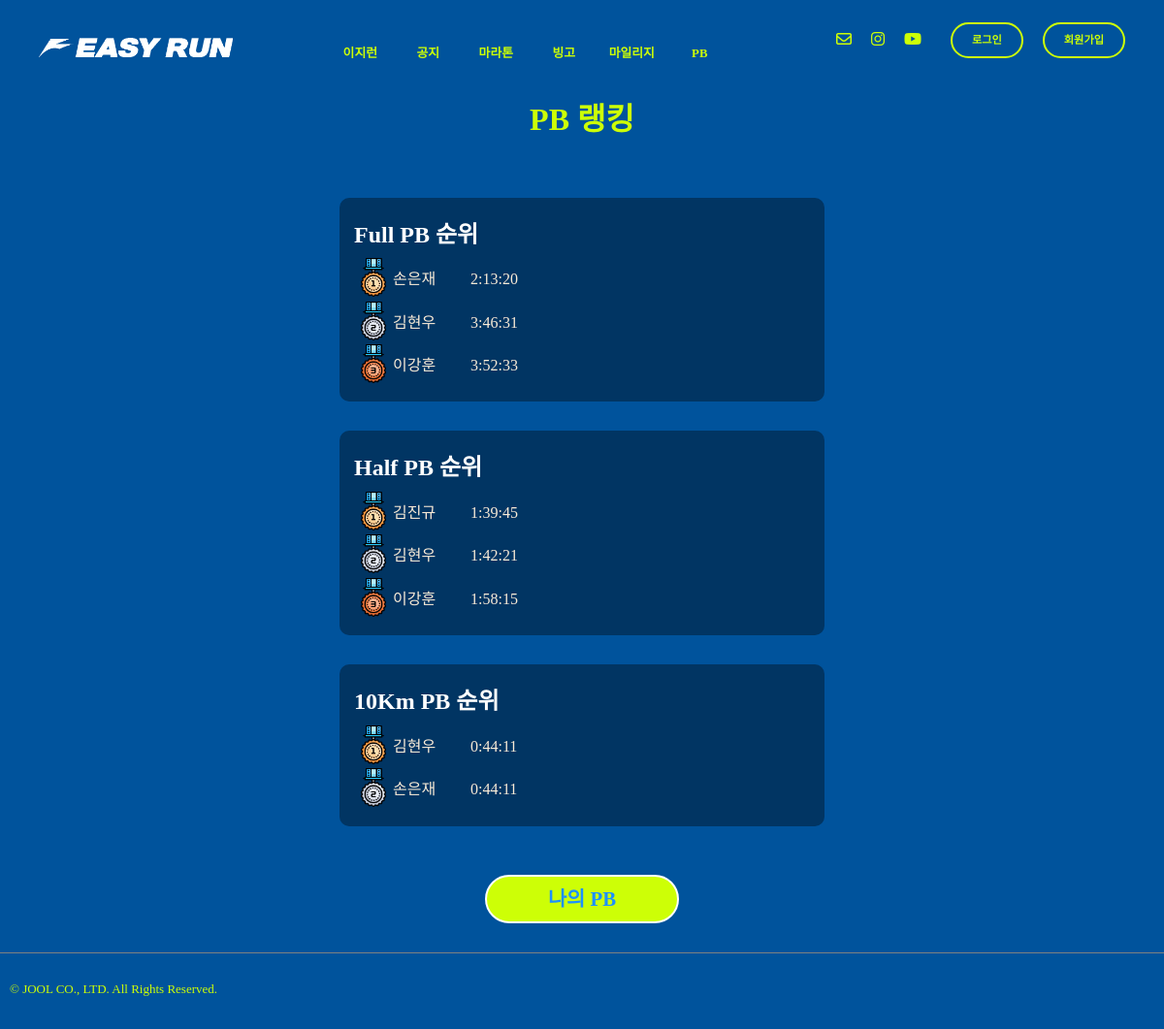
/runres/pbrank/, run on an earlier commit of the app's database.
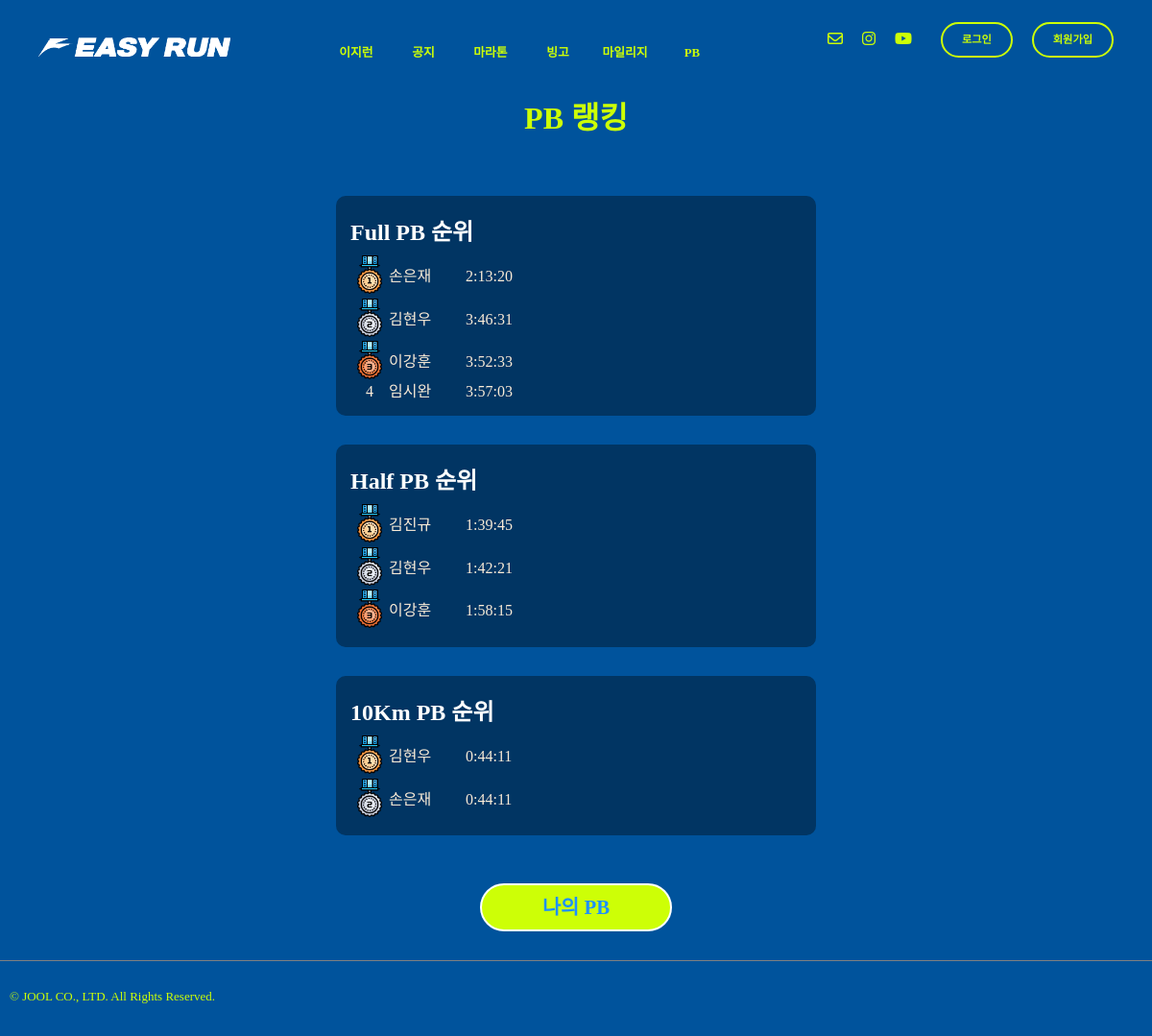
And on a later commit of the database.
### record/models.py (models this page shows, shortened)
class PersonalRecord(models.Model):
    STATUS_CHOICES = [
        ('pending', '심사중'),
        ('verified', '인증됨'),
        ('rejected', '반려됨'),
    ]
    CATEGORY_CHOICES = [
        ('10K', '10km'),
        ('HM', '하프마라톤'),
        ('FM', '풀마라톤'),
    ]
    event_name = models.CharField(max_length=50)
    runner = models.ForeignKey(settings.AUTH_USER_MODEL,on_delete=models.CASCADE)
    category = models.CharField(max_length=5, choices=CATEGORY_CHOICES)
    date = models.DateField(blank=True, null=True)
    record = models.DurationField()  # 시간 기록
    status = models.CharField(
        max_length=10,
        choices=STATUS_CHOICES,
        default='pending'
    )
    evidence_url = ResizedImageField(size=[500,500], upload_to="record", blank=False)
    created_at = models.DateTimeField(auto_now_add=True)
    desc = models.TextField(blank=True)
    class Meta:
        unique_together = ('runner', 'category')  # 한 종목에 1개 PR
    def __str__(self):
        return f"{self.runner} - {self.category}: {self.record}"

### record/views.py (the view)
# urls.py: path('pbrank/', views.pbRank, name="pbRank"),
def pbRank(request):
    try:
        ranking_tenk = PersonalRecord.objects.filter(category='10K').order_by('record')
        ranking_hm = PersonalRecord.objects.filter(category='HM').order_by('record')
        ranking_fm = PersonalRecord.objects.filter(category='FM').order_by('record')
        print(ranking_fm)
    except:
        ranking_tenk = None
        ranking_hm = None
        ranking_fm = None
    return render(request,"run_pb.html", {"ranking_tenk":ranking_tenk, "ranking_hm":ranking_hm, "ranking_fm":ranking_fm})

### templates/run_pb.html (shortened to what this page needs)
{% extends "base.html" %}
{% load static %}
{% block content %}
  <div class="main-view flex-center">
    <div class="container-w500">
      <div>
        <p class="page-title">PB 랭킹</p>
      </div>
      <div class="space-h30"></div>
      <div class="pb-container">
        <div class="title-pb">Full PB 순위</div>
        {% for record in ranking_fm %}
          <div class="flex-row text-white">
            {% if forloop.counter == 1 %}
              <div class="rank-counter"><img src="{% static 'img/01-Gold-Medal.png' %}" alt="hamb-btn" height="40px," width="40px"></div>
            {% elif forloop.counter == 2 %}
              <div class="rank-counter"><img src="{% static 'img/02-Silver-Medal.png' %}" alt="hamb-btn" height="40px," width="40px"></div>
            {% elif forloop.counter == 3 %}
              <div class="rank-counter"><img src="{% static 'img/03-Bronze-Medal.png' %}" alt="hamb-btn" height="40px," width="40px"></div>
            {% else %}
              <div class="rank-counter">{{ forloop.counter }}</div>
            {% endif %}
            <div class="rank-runner">{{ record.runner.last_name }}{{ record.runner.first_name }}</div>
            <div class="rank-record">{{ record.record }}</div>
          </div>
        {% endfor %}
      </div>
      <div class="space-h30"></div>
      <div class="pb-container">
        <div class="title-pb">Half PB 순위</div>
        {% for record in ranking_hm %}
          <div class="flex-row text-white">
            {% if forloop.counter == 1 %}
              <div class="rank-counter"><img src="{% static 'img/01-Gold-Medal.png' %}" alt="hamb-btn" height="40px," width="40px"></div>
            {% elif forloop.counter == 2 %}
              <div class="rank-counter"><img src="{% static 'img/02-Silver-Medal.png' %}" alt="hamb-btn" height="40px," width="40px"></div>
            {% elif forloop.counter == 3 %}
              <div class="rank-counter"><img src="{% static 'img/03-Bronze-Medal.png' %}" alt="hamb-btn" height="40px," width="40px"></div>
            {% else %}
              <div class="rank-counter">{{ forloop.counter }}</div>
            {% endif %}
            <div class="rank-runner">{{ record.runner.last_name }}{{ record.runner.first_name }}</div>
            <div class="rank-record">{{ record.record }}</div>
          </div>
        {% endfor %}
      </div>
      <div class="space-h30"></div>
      <div class="pb-container">
        <div class="title-pb">10Km PB 순위</div>
        {% for record in ranking_tenk %}
          <div class="flex-row text-white">
            {% if forloop.counter == 1 %}
              <div class="rank-counter"><img src="{% static 'img/01-Gold-Medal.png' %}" alt="hamb-btn" height="40px," width="40px"></div>
            {% elif forloop.counter == 2 %}
              <div class="rank-counter"><img src="{% static 'img/02-Silver-Medal.png' %}" alt="hamb-btn" height="40px," width="40px"></div>
            {% elif forloop.counter == 3 %}
              <div class="rank-counter"><img src="{% static 'img/03-Bronze-Medal.png' %}" alt="hamb-btn" height="40px," width="40px"></div>
            {% else %}
              <div class="rank-counter">{{ forloop.counter }}</div>
            {% endif %}
            <div class="rank-runner">{{ record.runner.last_name }}{{ record.runner.first_name }}</div>
            <div class="rank-record">{{ record.record }}</div>
          </div>
        {% endfor %}
      </div>
      <div class="space-h30"></div>
      <div class="btn-control">
        <a href="{% url 'runres:pbView' user.pk %}">
          <button class="submit-btn">나의 PB</button>
        </a>
      </div>
    </div>
  </div>
{% endblock content %}

What changed in the data, as far as the page shows it:
added PersonalRecord: runner.last_name "임", runner.first_name "시완", record "3:57:03"
